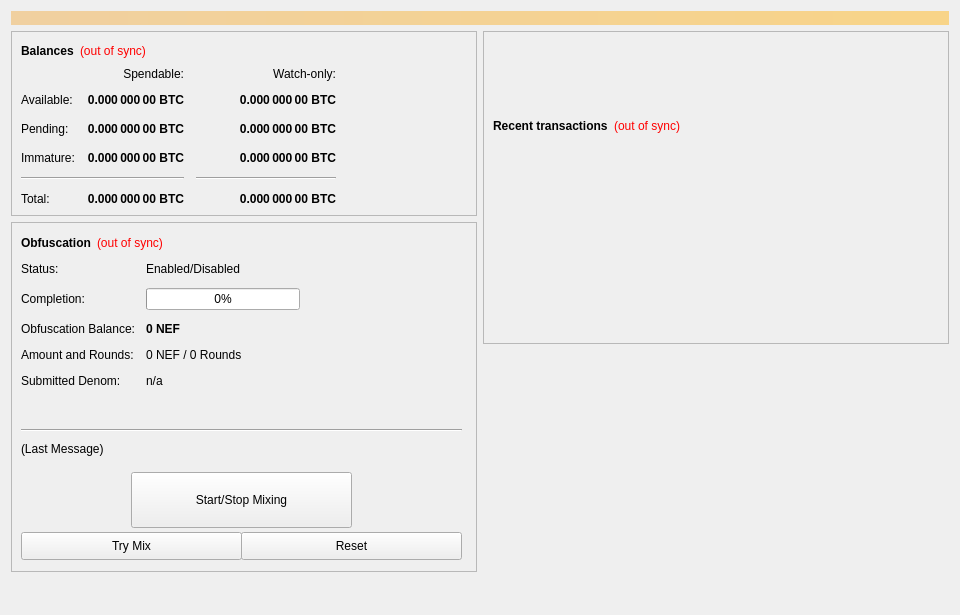
<?xml version="1.0" encoding="UTF-8"?>
<ui version="4.0">
 <class>OverviewPage</class>
 <widget class="QWidget" name="OverviewPage">
  <property name="geometry">
   <rect>
    <x>0</x>
    <y>0</y>
    <width>960</width>
    <height>615</height>
   </rect>
  </property>
  <property name="minimumSize">
   <size>
    <width>960</width>
    <height>0</height>
   </size>
  </property>
  <property name="windowTitle">
   <string>Form</string>
  </property>
  <layout class="QVBoxLayout" name="topLayout">
   <item>
    <widget class="QLabel" name="labelAlerts">
     <property name="visible">
      <bool>false</bool>
     </property>
     <property name="styleSheet">
      <string notr="true">background-color: qlineargradient(x1: 0, y1: 0, x2: 1, y2: 0, stop:0 #F0D0A0, stop:1 #F8D488); color:#000000;</string>
     </property>
     <property name="wordWrap">
      <bool>true</bool>
     </property>
     <property name="margin">
      <number>3</number>
     </property>
    </widget>
   </item>
   <item>
    <layout class="QHBoxLayout" name="horizontalLayout" stretch="1,1">
     <item>
      <layout class="QVBoxLayout" name="verticalLayout_2">
       <item>
        <widget class="QFrame" name="frame">
         <property name="frameShape">
          <enum>QFrame::StyledPanel</enum>
         </property>
         <property name="frameShadow">
          <enum>QFrame::Raised</enum>
         </property>
         <layout class="QVBoxLayout" name="verticalLayout_4">
          <item>
           <layout class="QHBoxLayout" name="horizontalLayout_4">
            <item>
             <widget class="QLabel" name="label_5">
              <property name="font">
               <font>
                <weight>75</weight>
                <bold>true</bold>
               </font>
              </property>
              <property name="text">
               <string>Balances</string>
              </property>
             </widget>
            </item>
            <item>
             <widget class="QLabel" name="labelWalletStatus">
              <property name="cursor">
               <cursorShape>WhatsThisCursor</cursorShape>
              </property>
              <property name="toolTip">
               <string>The displayed information may be out of date. Your wallet automatically synchronizes with the NEF network after a connection is established, but this process has not completed yet.</string>
              </property>
              <property name="styleSheet">
               <string notr="true">QLabel { color: red; }</string>
              </property>
              <property name="text">
               <string notr="true">(out of sync)</string>
              </property>
              <property name="alignment">
               <set>Qt::AlignLeading|Qt::AlignLeft|Qt::AlignVCenter</set>
              </property>
             </widget>
            </item>
            <item>
             <spacer name="horizontalSpacer_3">
              <property name="orientation">
               <enum>Qt::Horizontal</enum>
              </property>
              <property name="sizeHint" stdset="0">
               <size>
                <width>40</width>
                <height>20</height>
               </size>
              </property>
             </spacer>
            </item>
           </layout>
          </item>
          <item>
           <layout class="QGridLayout" name="gridLayout">
            <property name="spacing">
             <number>12</number>
            </property>
            <item row="2" column="2">
             <widget class="QLabel" name="labelWatchPending">
              <property name="font">
               <font>
                <weight>75</weight>
                <bold>true</bold>
               </font>
              </property>
              <property name="cursor">
               <cursorShape>IBeamCursor</cursorShape>
              </property>
              <property name="toolTip">
               <string>Unconfirmed transactions to watch-only addresses</string>
              </property>
              <property name="text">
               <string notr="true">0.000 000 00 BTC</string>
              </property>
              <property name="alignment">
               <set>Qt::AlignRight|Qt::AlignTrailing|Qt::AlignVCenter</set>
              </property>
              <property name="textInteractionFlags">
               <set>Qt::LinksAccessibleByMouse|Qt::TextSelectableByKeyboard|Qt::TextSelectableByMouse</set>
              </property>
             </widget>
            </item>
            <item row="2" column="1">
             <widget class="QLabel" name="labelUnconfirmed">
              <property name="font">
               <font>
                <weight>75</weight>
                <bold>true</bold>
               </font>
              </property>
              <property name="cursor">
               <cursorShape>IBeamCursor</cursorShape>
              </property>
              <property name="toolTip">
               <string>Total of transactions that have yet to be confirmed, and do not yet count toward the spendable balance</string>
              </property>
              <property name="text">
               <string notr="true">0.000 000 00 BTC</string>
              </property>
              <property name="alignment">
               <set>Qt::AlignRight|Qt::AlignTrailing|Qt::AlignVCenter</set>
              </property>
              <property name="textInteractionFlags">
               <set>Qt::LinksAccessibleByMouse|Qt::TextSelectableByKeyboard|Qt::TextSelectableByMouse</set>
              </property>
             </widget>
            </item>
            <item row="3" column="2">
             <widget class="QLabel" name="labelWatchImmature">
              <property name="font">
               <font>
                <weight>75</weight>
                <bold>true</bold>
               </font>
              </property>
              <property name="cursor">
               <cursorShape>IBeamCursor</cursorShape>
              </property>
              <property name="toolTip">
               <string>Staked or masternode rewards in watch-only addresses that has not yet matured</string>
              </property>
              <property name="text">
               <string notr="true">0.000 000 00 BTC</string>
              </property>
              <property name="alignment">
               <set>Qt::AlignRight|Qt::AlignTrailing|Qt::AlignVCenter</set>
              </property>
              <property name="textInteractionFlags">
               <set>Qt::LinksAccessibleByMouse|Qt::TextSelectableByKeyboard|Qt::TextSelectableByMouse</set>
              </property>
             </widget>
            </item>
            <item row="4" column="0" colspan="2">
             <widget class="Line" name="lineSpendableBalance">
              <property name="orientation">
               <enum>Qt::Horizontal</enum>
              </property>
             </widget>
            </item>
            <item row="4" column="2">
             <widget class="Line" name="lineWatchBalance">
              <property name="sizePolicy">
               <sizepolicy hsizetype="Preferred" vsizetype="Fixed">
                <horstretch>0</horstretch>
                <verstretch>0</verstretch>
               </sizepolicy>
              </property>
              <property name="minimumSize">
               <size>
                <width>140</width>
                <height>0</height>
               </size>
              </property>
              <property name="orientation">
               <enum>Qt::Horizontal</enum>
              </property>
             </widget>
            </item>
            <item row="5" column="0">
             <widget class="QLabel" name="labelTotalText">
              <property name="text">
               <string>Total:</string>
              </property>
             </widget>
            </item>
            <item row="3" column="1">
             <widget class="QLabel" name="labelImmature">
              <property name="font">
               <font>
                <weight>75</weight>
                <bold>true</bold>
               </font>
              </property>
              <property name="cursor">
               <cursorShape>IBeamCursor</cursorShape>
              </property>
              <property name="toolTip">
               <string>Staked or masternode rewards that has not yet matured</string>
              </property>
              <property name="text">
               <string notr="true">0.000 000 00 BTC</string>
              </property>
              <property name="alignment">
               <set>Qt::AlignRight|Qt::AlignTrailing|Qt::AlignVCenter</set>
              </property>
              <property name="textInteractionFlags">
               <set>Qt::LinksAccessibleByMouse|Qt::TextSelectableByKeyboard|Qt::TextSelectableByMouse</set>
              </property>
             </widget>
            </item>
            <item row="2" column="3">
             <spacer name="horizontalSpacer_2">
              <property name="orientation">
               <enum>Qt::Horizontal</enum>
              </property>
              <property name="sizeHint" stdset="0">
               <size>
                <width>40</width>
                <height>20</height>
               </size>
              </property>
             </spacer>
            </item>
            <item row="3" column="0">
             <widget class="QLabel" name="labelImmatureText">
              <property name="text">
               <string>Immature:</string>
              </property>
             </widget>
            </item>
            <item row="5" column="1">
             <widget class="QLabel" name="labelTotal">
              <property name="font">
               <font>
                <weight>75</weight>
                <bold>true</bold>
               </font>
              </property>
              <property name="cursor">
               <cursorShape>IBeamCursor</cursorShape>
              </property>
              <property name="toolTip">
               <string>Your current total balance</string>
              </property>
              <property name="text">
               <string notr="true">0.000 000 00 BTC</string>
              </property>
              <property name="alignment">
               <set>Qt::AlignRight|Qt::AlignTrailing|Qt::AlignVCenter</set>
              </property>
              <property name="textInteractionFlags">
               <set>Qt::LinksAccessibleByMouse|Qt::TextSelectableByKeyboard|Qt::TextSelectableByMouse</set>
              </property>
             </widget>
            </item>
            <item row="5" column="2">
             <widget class="QLabel" name="labelWatchTotal">
              <property name="font">
               <font>
                <weight>75</weight>
                <bold>true</bold>
               </font>
              </property>
              <property name="cursor">
               <cursorShape>IBeamCursor</cursorShape>
              </property>
              <property name="toolTip">
               <string>Current total balance in watch-only addresses</string>
              </property>
              <property name="text">
               <string notr="true">0.000 000 00 BTC</string>
              </property>
              <property name="alignment">
               <set>Qt::AlignRight|Qt::AlignTrailing|Qt::AlignVCenter</set>
              </property>
              <property name="textInteractionFlags">
               <set>Qt::LinksAccessibleByMouse|Qt::TextSelectableByKeyboard|Qt::TextSelectableByMouse</set>
              </property>
             </widget>
            </item>
            <item row="0" column="2">
             <widget class="QLabel" name="labelWatchonly">
              <property name="text">
               <string>Watch-only:</string>
              </property>
              <property name="alignment">
               <set>Qt::AlignRight|Qt::AlignTrailing|Qt::AlignVCenter</set>
              </property>
             </widget>
            </item>
            <item row="1" column="0">
             <widget class="QLabel" name="labelBalanceText">
              <property name="text">
               <string>Available:</string>
              </property>
             </widget>
            </item>
            <item row="1" column="1">
             <widget class="QLabel" name="labelBalance">
              <property name="font">
               <font>
                <weight>75</weight>
                <bold>true</bold>
               </font>
              </property>
              <property name="cursor">
               <cursorShape>IBeamCursor</cursorShape>
              </property>
              <property name="toolTip">
               <string>Your current spendable balance</string>
              </property>
              <property name="text">
               <string notr="true">0.000 000 00 BTC</string>
              </property>
              <property name="alignment">
               <set>Qt::AlignRight|Qt::AlignTrailing|Qt::AlignVCenter</set>
              </property>
              <property name="textInteractionFlags">
               <set>Qt::LinksAccessibleByMouse|Qt::TextSelectableByKeyboard|Qt::TextSelectableByMouse</set>
              </property>
             </widget>
            </item>
            <item row="1" column="2">
             <widget class="QLabel" name="labelWatchAvailable">
              <property name="font">
               <font>
                <weight>75</weight>
                <bold>true</bold>
               </font>
              </property>
              <property name="cursor">
               <cursorShape>IBeamCursor</cursorShape>
              </property>
              <property name="toolTip">
               <string>Your current balance in watch-only addresses</string>
              </property>
              <property name="text">
               <string notr="true">0.000 000 00 BTC</string>
              </property>
              <property name="alignment">
               <set>Qt::AlignRight|Qt::AlignTrailing|Qt::AlignVCenter</set>
              </property>
              <property name="textInteractionFlags">
               <set>Qt::LinksAccessibleByMouse|Qt::TextSelectableByKeyboard|Qt::TextSelectableByMouse</set>
              </property>
             </widget>
            </item>
            <item row="2" column="0">
             <widget class="QLabel" name="labelPendingText">
              <property name="text">
               <string>Pending:</string>
              </property>
             </widget>
            </item>
            <item row="0" column="1">
             <widget class="QLabel" name="labelSpendable">
              <property name="text">
               <string>Spendable:</string>
              </property>
              <property name="alignment">
               <set>Qt::AlignRight|Qt::AlignTrailing|Qt::AlignVCenter</set>
              </property>
             </widget>
            </item>
           </layout>
          </item>
         </layout>
        </widget>
       </item>
       <item>
        <widget class="QFrame" name="frameObfuscation">
         <property name="minimumSize">
          <size>
           <width>0</width>
           <height>350</height>
          </size>
         </property>
         <property name="layoutDirection">
          <enum>Qt::LeftToRight</enum>
         </property>
         <property name="frameShape">
          <enum>QFrame::StyledPanel</enum>
         </property>
         <property name="frameShadow">
          <enum>QFrame::Raised</enum>
         </property>
         <widget class="QWidget" name="formLayoutWidget">
          <property name="geometry">
           <rect>
            <x>10</x>
            <y>40</y>
            <width>451</width>
            <height>161</height>
           </rect>
          </property>
          <layout class="QFormLayout" name="formLayout">
           <property name="fieldGrowthPolicy">
            <enum>QFormLayout::AllNonFixedFieldsGrow</enum>
           </property>
           <property name="horizontalSpacing">
            <number>11</number>
           </property>
           <property name="verticalSpacing">
            <number>12</number>
           </property>
           <item row="0" column="0">
            <widget class="QLabel" name="label_6">
             <property name="text">
              <string>Status:</string>
             </property>
            </widget>
           </item>
           <item row="1" column="0">
            <widget class="QLabel" name="label_7">
             <property name="text">
              <string>Completion:</string>
             </property>
            </widget>
           </item>
           <item row="1" column="1">
            <widget class="QProgressBar" name="obfuscationProgress">
             <property name="maximumSize">
              <size>
               <width>154</width>
               <height>16777215</height>
              </size>
             </property>
             <property name="value">
              <number>0</number>
             </property>
            </widget>
           </item>
           <item row="2" column="0">
            <widget class="QLabel" name="labelAnonymizedText">
             <property name="text">
              <string>Obfuscation Balance:</string>
             </property>
            </widget>
           </item>
           <item row="2" column="1">
            <widget class="QLabel" name="labelAnonymized">
             <property name="font">
              <font>
               <weight>75</weight>
               <bold>true</bold>
              </font>
             </property>
             <property name="text">
              <string notr="true">0 NEF</string>
             </property>
            </widget>
           </item>
           <item row="3" column="0">
            <widget class="QLabel" name="label_8">
             <property name="text">
              <string>Amount and Rounds:</string>
             </property>
            </widget>
           </item>
           <item row="3" column="1">
            <widget class="QLabel" name="labelAmountRounds">
             <property name="text">
              <string>0 NEF / 0 Rounds</string>
             </property>
            </widget>
           </item>
           <item row="4" column="0">
            <widget class="QLabel" name="label_9">
             <property name="text">
              <string>Submitted Denom:</string>
             </property>
            </widget>
           </item>
           <item row="4" column="1">
            <widget class="QLabel" name="labelSubmittedDenom">
             <property name="toolTip">
              <string>The denominations you submitted to the Masternode.&lt;br&gt;To mix, other users must submit the exact same denominations.</string>
             </property>
             <property name="text">
              <string>n/a</string>
             </property>
            </widget>
           </item>
           <item row="0" column="1">
            <widget class="QLabel" name="obfuscationEnabled">
             <property name="text">
              <string>Enabled/Disabled</string>
             </property>
            </widget>
           </item>
          </layout>
         </widget>
         <widget class="QPushButton" name="runAutoDenom">
          <property name="geometry">
           <rect>
            <x>251</x>
            <y>17</y>
            <width>1</width>
            <height>1</height>
           </rect>
          </property>
          <property name="palette">
           <palette>
            <active>
             <colorrole role="WindowText">
              <brush brushstyle="SolidPattern">
               <color alpha="255">
                <red>0</red>
                <green>0</green>
                <blue>0</blue>
               </color>
              </brush>
             </colorrole>
             <colorrole role="Button">
              <brush brushstyle="SolidPattern">
               <color alpha="255">
                <red>239</red>
                <green>238</green>
                <blue>238</blue>
               </color>
              </brush>
             </colorrole>
             <colorrole role="Light">
              <brush brushstyle="SolidPattern">
               <color alpha="255">
                <red>255</red>
                <green>255</green>
                <blue>255</blue>
               </color>
              </brush>
             </colorrole>
             <colorrole role="Midlight">
              <brush brushstyle="SolidPattern">
               <color alpha="255">
                <red>247</red>
                <green>246</green>
                <blue>246</blue>
               </color>
              </brush>
             </colorrole>
             <colorrole role="Dark">
              <brush brushstyle="SolidPattern">
               <color alpha="255">
                <red>119</red>
                <green>119</green>
                <blue>119</blue>
               </color>
              </brush>
             </colorrole>
             <colorrole role="Mid">
              <brush brushstyle="SolidPattern">
               <color alpha="255">
                <red>159</red>
                <green>159</green>
                <blue>159</blue>
               </color>
              </brush>
             </colorrole>
             <colorrole role="Text">
              <brush brushstyle="SolidPattern">
               <color alpha="255">
                <red>0</red>
                <green>0</green>
                <blue>0</blue>
               </color>
              </brush>
             </colorrole>
             <colorrole role="BrightText">
              <brush brushstyle="SolidPattern">
               <color alpha="255">
                <red>255</red>
                <green>255</green>
                <blue>255</blue>
               </color>
              </brush>
             </colorrole>
             <colorrole role="ButtonText">
              <brush brushstyle="SolidPattern">
               <color alpha="255">
                <red>0</red>
                <green>0</green>
                <blue>0</blue>
               </color>
              </brush>
             </colorrole>
             <colorrole role="Base">
              <brush brushstyle="SolidPattern">
               <color alpha="255">
                <red>255</red>
                <green>255</green>
                <blue>255</blue>
               </color>
              </brush>
             </colorrole>
             <colorrole role="Window">
              <brush brushstyle="SolidPattern">
               <color alpha="255">
                <red>239</red>
                <green>238</green>
                <blue>238</blue>
               </color>
              </brush>
             </colorrole>
             <colorrole role="Shadow">
              <brush brushstyle="SolidPattern">
               <color alpha="255">
                <red>0</red>
                <green>0</green>
                <blue>0</blue>
               </color>
              </brush>
             </colorrole>
             <colorrole role="AlternateBase">
              <brush brushstyle="SolidPattern">
               <color alpha="255">
                <red>247</red>
                <green>246</green>
                <blue>246</blue>
               </color>
              </brush>
             </colorrole>
             <colorrole role="ToolTipBase">
              <brush brushstyle="SolidPattern">
               <color alpha="255">
                <red>255</red>
                <green>255</green>
                <blue>220</blue>
               </color>
              </brush>
             </colorrole>
             <colorrole role="ToolTipText">
              <brush brushstyle="SolidPattern">
               <color alpha="255">
                <red>0</red>
                <green>0</green>
                <blue>0</blue>
               </color>
              </brush>
             </colorrole>
            </active>
            <inactive>
             <colorrole role="WindowText">
              <brush brushstyle="SolidPattern">
               <color alpha="255">
                <red>0</red>
                <green>0</green>
                <blue>0</blue>
               </color>
              </brush>
             </colorrole>
             <colorrole role="Button">
              <brush brushstyle="SolidPattern">
               <color alpha="255">
                <red>239</red>
                <green>238</green>
                <blue>238</blue>
               </color>
              </brush>
             </colorrole>
             <colorrole role="Light">
              <brush brushstyle="SolidPattern">
               <color alpha="255">
                <red>255</red>
                <green>255</green>
                <blue>255</blue>
               </color>
              </brush>
             </colorrole>
             <colorrole role="Midlight">
              <brush brushstyle="SolidPattern">
               <color alpha="255">
                <red>247</red>
                <green>246</green>
                <blue>246</blue>
               </color>
              </brush>
             </colorrole>
             <colorrole role="Dark">
              <brush brushstyle="SolidPattern">
               <color alpha="255">
                <red>119</red>
                <green>119</green>
                <blue>119</blue>
               </color>
              </brush>
             </colorrole>
             <colorrole role="Mid">
              <brush brushstyle="SolidPattern">
               <color alpha="255">
                <red>159</red>
                <green>159</green>
                <blue>159</blue>
               </color>
              </brush>
             </colorrole>
             <colorrole role="Text">
              <brush brushstyle="SolidPattern">
               <color alpha="255">
                <red>0</red>
                <green>0</green>
                <blue>0</blue>
               </color>
              </brush>
             </colorrole>
             <colorrole role="BrightText">
              <brush brushstyle="SolidPattern">
               <color alpha="255">
                <red>255</red>
                <green>255</green>
                <blue>255</blue>
               </color>
              </brush>
             </colorrole>
             <colorrole role="ButtonText">
              <brush brushstyle="SolidPattern">
               <color alpha="255">
                <red>0</red>
                <green>0</green>
                <blue>0</blue>
               </color>
              </brush>
             </colorrole>
             <colorrole role="Base">
              <brush brushstyle="SolidPattern">
               <color alpha="255">
                <red>255</red>
                <green>255</green>
                <blue>255</blue>
               </color>
              </brush>
             </colorrole>
             <colorrole role="Window">
              <brush brushstyle="SolidPattern">
               <color alpha="255">
                <red>239</red>
                <green>238</green>
                <blue>238</blue>
               </color>
              </brush>
             </colorrole>
             <colorrole role="Shadow">
              <brush brushstyle="SolidPattern">
               <color alpha="255">
                <red>0</red>
                <green>0</green>
                <blue>0</blue>
               </color>
              </brush>
             </colorrole>
             <colorrole role="AlternateBase">
              <brush brushstyle="SolidPattern">
               <color alpha="255">
                <red>247</red>
                <green>246</green>
                <blue>246</blue>
               </color>
              </brush>
             </colorrole>
             <colorrole role="ToolTipBase">
              <brush brushstyle="SolidPattern">
               <color alpha="255">
                <red>255</red>
                <green>255</green>
                <blue>220</blue>
               </color>
              </brush>
             </colorrole>
             <colorrole role="ToolTipText">
              <brush brushstyle="SolidPattern">
               <color alpha="255">
                <red>0</red>
                <green>0</green>
                <blue>0</blue>
               </color>
              </brush>
             </colorrole>
            </inactive>
            <disabled>
             <colorrole role="WindowText">
              <brush brushstyle="SolidPattern">
               <color alpha="255">
                <red>119</red>
                <green>119</green>
                <blue>119</blue>
               </color>
              </brush>
             </colorrole>
             <colorrole role="Button">
              <brush brushstyle="SolidPattern">
               <color alpha="255">
                <red>239</red>
                <green>238</green>
                <blue>238</blue>
               </color>
              </brush>
             </colorrole>
             <colorrole role="Light">
              <brush brushstyle="SolidPattern">
               <color alpha="255">
                <red>255</red>
                <green>255</green>
                <blue>255</blue>
               </color>
              </brush>
             </colorrole>
             <colorrole role="Midlight">
              <brush brushstyle="SolidPattern">
               <color alpha="255">
                <red>247</red>
                <green>246</green>
                <blue>246</blue>
               </color>
              </brush>
             </colorrole>
             <colorrole role="Dark">
              <brush brushstyle="SolidPattern">
               <color alpha="255">
                <red>119</red>
                <green>119</green>
                <blue>119</blue>
               </color>
              </brush>
             </colorrole>
             <colorrole role="Mid">
              <brush brushstyle="SolidPattern">
               <color alpha="255">
                <red>159</red>
                <green>159</green>
                <blue>159</blue>
               </color>
              </brush>
             </colorrole>
             <colorrole role="Text">
              <brush brushstyle="SolidPattern">
               <color alpha="255">
                <red>119</red>
                <green>119</green>
                <blue>119</blue>
               </color>
              </brush>
             </colorrole>
             <colorrole role="BrightText">
              <brush brushstyle="SolidPattern">
               <color alpha="255">
                <red>255</red>
                <green>255</green>
                <blue>255</blue>
               </color>
              </brush>
             </colorrole>
             <colorrole role="ButtonText">
              <brush brushstyle="SolidPattern">
               <color alpha="255">
                <red>119</red>
                <green>119</green>
                <blue>119</blue>
               </color>
              </brush>
             </colorrole>
             <colorrole role="Base">
              <brush brushstyle="SolidPattern">
               <color alpha="255">
                <red>239</red>
                <green>238</green>
                <blue>238</blue>
               </color>
              </brush>
             </colorrole>
             <colorrole role="Window">
              <brush brushstyle="SolidPattern">
               <color alpha="255">
                <red>239</red>
                <green>238</green>
                <blue>238</blue>
               </color>
              </brush>
             </colorrole>
             <colorrole role="Shadow">
              <brush brushstyle="SolidPattern">
               <color alpha="255">
                <red>0</red>
                <green>0</green>
                <blue>0</blue>
               </color>
              </brush>
             </colorrole>
             <colorrole role="AlternateBase">
              <brush brushstyle="SolidPattern">
               <color alpha="255">
                <red>239</red>
                <green>238</green>
                <blue>238</blue>
               </color>
              </brush>
             </colorrole>
             <colorrole role="ToolTipBase">
              <brush brushstyle="SolidPattern">
               <color alpha="255">
                <red>255</red>
                <green>255</green>
                <blue>220</blue>
               </color>
              </brush>
             </colorrole>
             <colorrole role="ToolTipText">
              <brush brushstyle="SolidPattern">
               <color alpha="255">
                <red>0</red>
                <green>0</green>
                <blue>0</blue>
               </color>
              </brush>
             </colorrole>
            </disabled>
           </palette>
          </property>
          <property name="focusPolicy">
           <enum>Qt::NoFocus</enum>
          </property>
          <property name="autoFillBackground">
           <bool>true</bool>
          </property>
          <property name="text">
           <string/>
          </property>
          <property name="flat">
           <bool>true</bool>
          </property>
         </widget>
         <widget class="QPushButton" name="toggleObfuscation">
          <property name="geometry">
           <rect>
            <x>120</x>
            <y>250</y>
            <width>221</width>
            <height>56</height>
           </rect>
          </property>
          <property name="sizePolicy">
           <sizepolicy hsizetype="MinimumExpanding" vsizetype="Fixed">
            <horstretch>0</horstretch>
            <verstretch>0</verstretch>
           </sizepolicy>
          </property>
          <property name="text">
           <string>Start/Stop Mixing</string>
          </property>
         </widget>
         <widget class="Line" name="lineLastMessage">
          <property name="geometry">
           <rect>
            <x>10</x>
            <y>200</y>
            <width>441</width>
            <height>16</height>
           </rect>
          </property>
          <property name="orientation">
           <enum>Qt::Horizontal</enum>
          </property>
         </widget>
         <widget class="QLabel" name="obfuscationStatus">
          <property name="geometry">
           <rect>
            <x>10</x>
            <y>220</y>
            <width>451</width>
            <height>61</height>
           </rect>
          </property>
          <property name="minimumSize">
           <size>
            <width>288</width>
            <height>43</height>
           </size>
          </property>
          <property name="text">
           <string>(Last Message)</string>
          </property>
          <property name="alignment">
           <set>Qt::AlignLeading|Qt::AlignLeft|Qt::AlignTop</set>
          </property>
          <property name="wordWrap">
           <bool>true</bool>
          </property>
         </widget>
         <widget class="QPushButton" name="obfuscationAuto">
          <property name="geometry">
           <rect>
            <x>10</x>
            <y>310</y>
            <width>221</width>
            <height>28</height>
           </rect>
          </property>
          <property name="sizePolicy">
           <sizepolicy hsizetype="MinimumExpanding" vsizetype="Fixed">
            <horstretch>0</horstretch>
            <verstretch>0</verstretch>
           </sizepolicy>
          </property>
          <property name="toolTip">
           <string>Try to manually submit a Obfuscation request.</string>
          </property>
          <property name="text">
           <string>Try Mix</string>
          </property>
         </widget>
         <widget class="QPushButton" name="obfuscationReset">
          <property name="geometry">
           <rect>
            <x>230</x>
            <y>310</y>
            <width>221</width>
            <height>28</height>
           </rect>
          </property>
          <property name="sizePolicy">
           <sizepolicy hsizetype="MinimumExpanding" vsizetype="Fixed">
            <horstretch>0</horstretch>
            <verstretch>0</verstretch>
           </sizepolicy>
          </property>
          <property name="toolTip">
           <string>Reset the current status of Obfuscation (can interrupt Obfuscation if it's in the process of Mixing, which can cost you money!)</string>
          </property>
          <property name="autoFillBackground">
           <bool>false</bool>
          </property>
          <property name="text">
           <string>Reset</string>
          </property>
         </widget>
         <widget class="QWidget" name="layoutWidget">
          <property name="geometry">
           <rect>
            <x>10</x>
            <y>10</y>
            <width>431</width>
            <height>22</height>
           </rect>
          </property>
          <layout class="QHBoxLayout" name="horizontalLayout_5">
           <item>
            <widget class="QLabel" name="label_2">
             <property name="font">
              <font>
               <weight>75</weight>
               <bold>true</bold>
              </font>
             </property>
             <property name="text">
              <string>Obfuscation</string>
             </property>
            </widget>
           </item>
           <item>
            <widget class="QLabel" name="labelObfuscationSyncStatus">
             <property name="toolTip">
              <string>The displayed information may be out of date. Your wallet automatically synchronizes with the NEF network after a connection is established, but this process has not completed yet.</string>
             </property>
             <property name="styleSheet">
              <string notr="true">QLabel { color: red; }</string>
             </property>
             <property name="text">
              <string notr="true">(out of sync)</string>
             </property>
             <property name="alignment">
              <set>Qt::AlignLeading|Qt::AlignLeft|Qt::AlignVCenter</set>
             </property>
            </widget>
           </item>
           <item>
            <spacer name="horizontalSpacer_4">
             <property name="orientation">
              <enum>Qt::Horizontal</enum>
             </property>
             <property name="sizeHint" stdset="0">
              <size>
               <width>40</width>
               <height>20</height>
              </size>
             </property>
            </spacer>
           </item>
          </layout>
         </widget>
        </widget>
       </item>
       <item>
        <spacer name="verticalSpacer">
         <property name="orientation">
          <enum>Qt::Vertical</enum>
         </property>
         <property name="sizeHint" stdset="0">
          <size>
           <width>20</width>
           <height>40</height>
          </size>
         </property>
        </spacer>
       </item>
      </layout>
     </item>
     <item>
      <layout class="QVBoxLayout" name="verticalLayout_3">
       <item>
        <widget class="QFrame" name="frame_2">
         <property name="frameShape">
          <enum>QFrame::StyledPanel</enum>
         </property>
         <property name="frameShadow">
          <enum>QFrame::Raised</enum>
         </property>
         <layout class="QVBoxLayout" name="verticalLayout">
          <item>
           <spacer name="verticalSpacer_3">
            <property name="orientation">
             <enum>Qt::Vertical</enum>
            </property>
            <property name="sizeType">
             <enum>QSizePolicy::Fixed</enum>
            </property>
            <property name="sizeHint" stdset="0">
             <size>
              <width>20</width>
              <height>75</height>
             </size>
            </property>
           </spacer>
          </item>
          <item>
           <layout class="QHBoxLayout" name="horizontalLayout_2">
            <item>
             <widget class="QLabel" name="label_4">
              <property name="font">
               <font>
                <weight>75</weight>
                <bold>true</bold>
               </font>
              </property>
              <property name="text">
               <string>Recent transactions</string>
              </property>
             </widget>
            </item>
            <item>
             <widget class="QLabel" name="labelTransactionsStatus">
              <property name="cursor">
               <cursorShape>WhatsThisCursor</cursorShape>
              </property>
              <property name="toolTip">
               <string>The displayed information may be out of date. Your wallet automatically synchronizes with the NEF network after a connection is established, but this process has not completed yet.</string>
              </property>
              <property name="styleSheet">
               <string notr="true">QLabel { color: red; }</string>
              </property>
              <property name="text">
               <string notr="true">(out of sync)</string>
              </property>
              <property name="alignment">
               <set>Qt::AlignRight|Qt::AlignTrailing|Qt::AlignVCenter</set>
              </property>
             </widget>
            </item>
            <item>
             <spacer name="horizontalSpacer">
              <property name="orientation">
               <enum>Qt::Horizontal</enum>
              </property>
              <property name="sizeHint" stdset="0">
               <size>
                <width>40</width>
                <height>20</height>
               </size>
              </property>
             </spacer>
            </item>
           </layout>
          </item>
          <item>
           <widget class="QListView" name="listTransactions">
            <property name="styleSheet">
             <string notr="true">QListView { background: transparent; }</string>
            </property>
            <property name="frameShape">
             <enum>QFrame::NoFrame</enum>
            </property>
            <property name="verticalScrollBarPolicy">
             <enum>Qt::ScrollBarAlwaysOff</enum>
            </property>
            <property name="horizontalScrollBarPolicy">
             <enum>Qt::ScrollBarAlwaysOff</enum>
            </property>
            <property name="selectionMode">
             <enum>QAbstractItemView::NoSelection</enum>
            </property>
           </widget>
          </item>
         </layout>
        </widget>
       </item>
       <item>
        <spacer name="verticalSpacer_2">
         <property name="orientation">
          <enum>Qt::Vertical</enum>
         </property>
         <property name="sizeType">
          <enum>QSizePolicy::Expanding</enum>
         </property>
         <property name="sizeHint" stdset="0">
          <size>
           <width>20</width>
           <height>40</height>
          </size>
         </property>
        </spacer>
       </item>
      </layout>
     </item>
    </layout>
   </item>
  </layout>
 </widget>
 <resources/>
 <connections/>
</ui>
